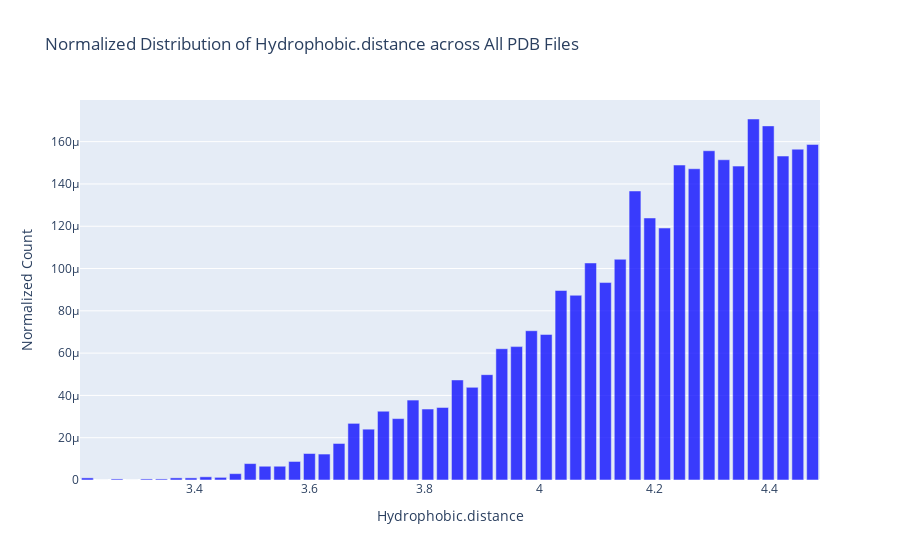
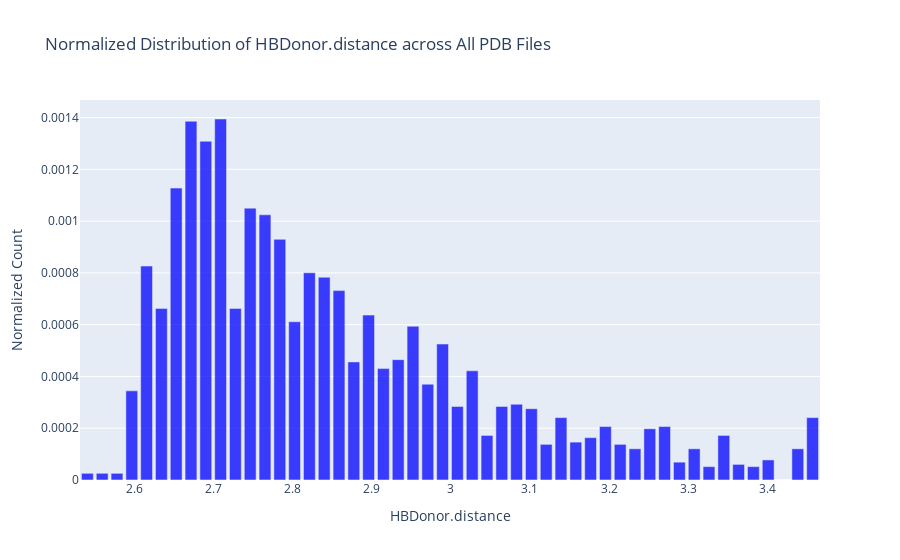
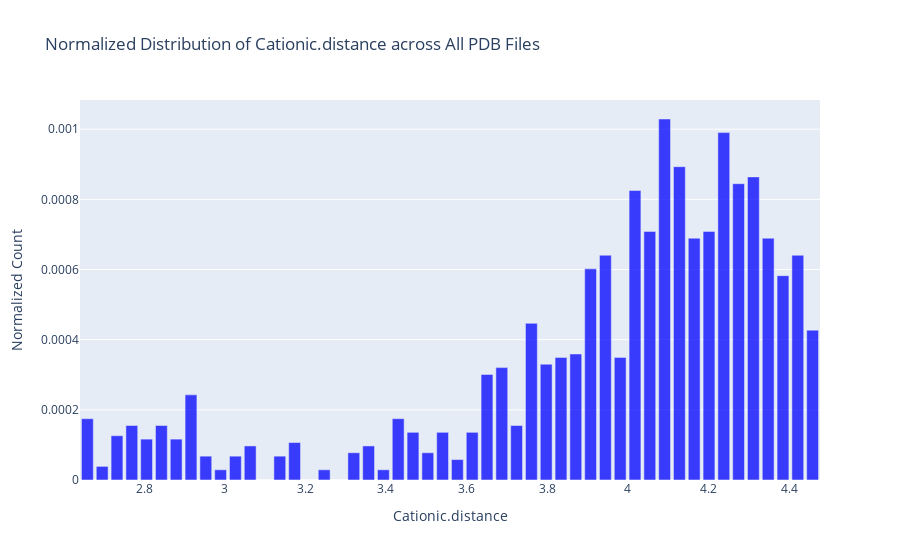
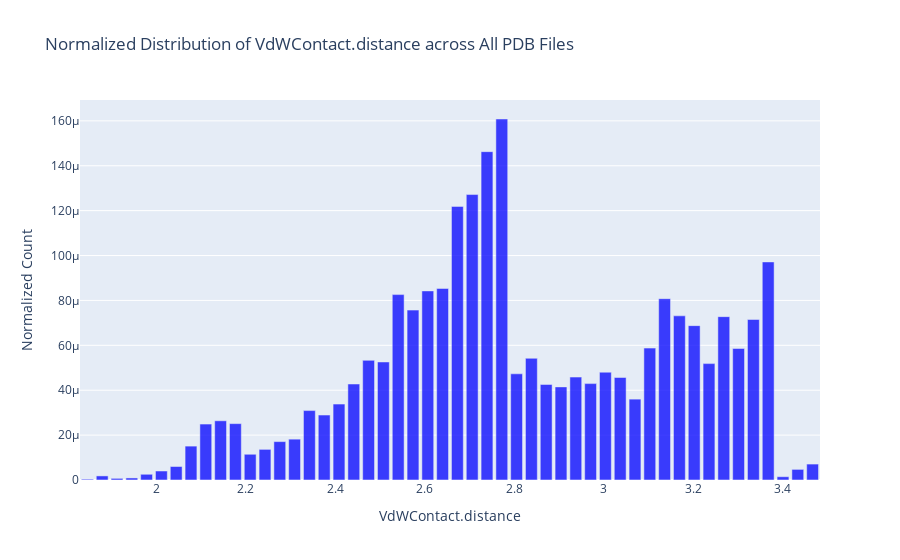

These figures' notebook cell, in order:
### Code cell
columns = [col for col in final_results_df.columns if col not in ['PDB_File', 'Residue']]
plot_normalized_distributions(final_results_df, columns)
